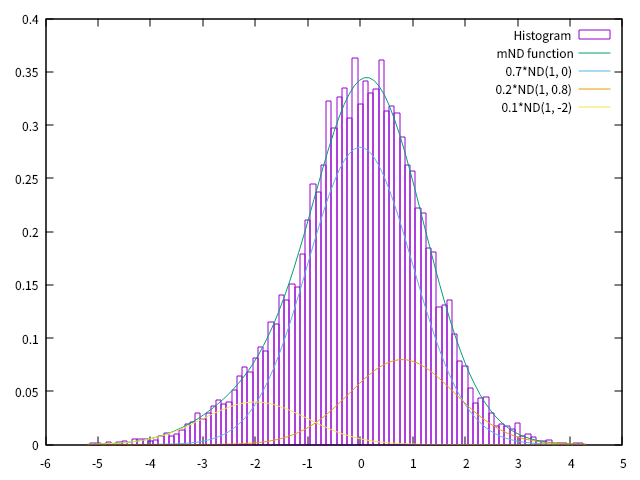

Source code (gnuplot):
ND(s, m, x)=1/(sqrt(2*pi)*s)*exp(-((x-m)/s)**2/2)
binWidth=0.1
set boxwidth binWidth
num_data=10000
plot "mND_sample_2_histo.dat" using 1:($2/(num_data*binWidth)) with boxes title "Histogram"
rep 0.7*ND(1, 0, x)+0.2*ND(1, 0.8, x)+0.1*ND(1, -2, x) title "mND function"
rep 0.7*ND(1, 0, x) title "0.7*ND(1, 0)"
rep 0.2*ND(1, 0.8, x) title "0.2*ND(1, 0.8)"
rep 0.1*ND(1, -2, x) title "0.1*ND(1, -2)"
